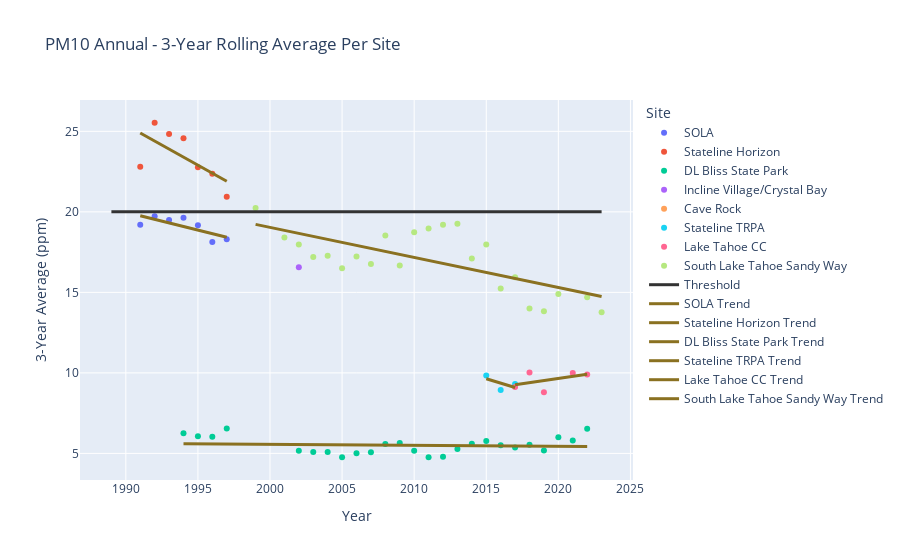

Here is the notebook cell this chart was saved with:
### Code cell
import pandas as pd
import plotly.express as px
import plotly.graph_objects as go
from scipy.stats import linregress

# Load the combined data
combined_df = pd.read_csv('C:\\Users\\snewsome\\Documents\\Threshold\\pm10combined_3_year_average.csv')

# Filter out "All Sites" to get only individual site data
per_site_df = combined_df[combined_df['Site'] != 'All Sites']

# Create a scatter plot for each site's rolling 3-year average
fig_per_site = px.scatter(
    per_site_df,
    x='Year',
    y='3_Year_Average',
    color='Site',
    title='PM10 Annual - 3-Year Rolling Average Per Site',
    labels={'3_Year_Average': '3-Year Average (ppm)', 'Year': 'Year'},
    hover_data={'Site': True}
)

# Update the hover template for each trace
fig_per_site.update_traces(hovertemplate='<br>%{y:.2f} ppm')

# Add a threshold line across all sites
threshold_value = 20  
fig_per_site.add_trace(go.Scatter(
    x=per_site_df['Year'].unique(),  # Unique years for the x-axis
    y=[threshold_value] * len(per_site_df['Year'].unique()),  # Threshold line across all years
    name="Threshold",
    line=dict(color='#333333', width=3),
    mode='lines',
    hovertemplate='Threshold:<br>%{y:.2f} ppm<extra></extra>'
))

# Calculate and add trendlines per site
for site in per_site_df['Site'].unique():
    site_data = per_site_df[per_site_df['Site'] == site]
    
    # Calculate the slope and intercept using linregress
    slope, intercept, r_value, p_value, std_err = linregress(site_data['Year'], site_data['3_Year_Average'])
    
    # Scatter plot with OLS trendline for each site
    fig_site_trend = px.scatter(site_data, x='Year', y='3_Year_Average', trendline='ols', trendline_color_override='#8a7121')
    
    # Extract the trendline trace for the site
    trendline_trace = fig_site_trend.data[1]
    
    # Update trendline trace with the calculated slope value in the hover template
    trendline_trace.update(
        showlegend=True,
        name=f"{site} Trend",
        line=dict(width=3),
        hovertemplate=f'{site} Trend:<br>Slope {slope:.2f}<extra></extra>'  # Fixed slope value in hover template
    )
    
    # Add the trendline trace to the main figure
    fig_per_site.add_trace(trendline_trace)

# Display the chart
fig_per_site.show()

### Figure 1 — Plotly figure (JSON) as saved in the notebook; plotly's stock layout.template omitted (floating-point values rounded to 4 significant figures)
{"data": [{"customdata": [["SOLA"], ["SOLA"], ["SOLA"], ["SOLA"], ["SOLA"], ["SOLA"], ["SOLA"], ["SOLA"], ["SOLA"]], "hovertemplate": "<br>%{y:.2f} ppm", "legendgroup": "SOLA", "marker": {"color": "#636efa", "symbol": "circle"}, "mode": "markers", "name": "SOLA", "orientation": "v", "showlegend": true, "type": "scatter", "x": [1989, 1990, 1991, 1992, 1993, 1994, 1995, 1996, 1997], "xaxis": "x", "y": [null, null, 19.2, 19.73, 19.5, 19.63, 19.17, 18.13, 18.3], "yaxis": "y"}, {"customdata": [["Stateline Horizon"], ["Stateline Horizon"], ["Stateline Horizon"], ["Stateline Horizon"], ["Stateline Horizon"], ["Stateline Horizon"], ["Stateline Horizon"], ["Stateline Horizon"], ["Stateline Horizon"]], "hovertemplate": "<br>%{y:.2f} ppm", "legendgroup": "Stateline Horizon", "marker": {"color": "#EF553B", "symbol": "circle"}, "mode": "markers", "name": "Stateline Horizon", "orientation": "v", "showlegend": true, "type": "scatter", "x": [1989, 1990, 1991, 1992, 1993, 1994, 1995, 1996, 1997], "xaxis": "x", "y": [null, null, 22.8, 25.53, 24.83, 24.57, 22.77, 22.37, 20.93], "yaxis": "y"}, {"customdata": [["DL Bliss State Park"], ["DL Bliss State Park"], ["DL Bliss State Park"], ["DL Bliss State Park"], ["DL Bliss State Park"], ["DL Bliss State Park"], ["DL Bliss State Park"], ["DL Bliss State Park"], ["DL Bliss State Park"], ["DL Bliss State Park"], ["DL Bliss State Park"], ["DL Bliss State Park"], ["DL Bliss State Park"], ["DL Bliss State Park"], ["DL Bliss State Park"], ["DL Bliss State Park"], ["DL Bliss State Park"], ["DL Bliss State Park"], ["DL Bliss State Park"], ["DL Bliss State Park"], ["DL Bliss State Park"], ["DL Bliss State Park"], ["DL Bliss State Park"], ["DL Bliss State Park"], ["DL Bliss State Park"], ["DL Bliss State Park"], ["DL Bliss State Park"], ["DL Bliss State Park"], ["DL Bliss State Park"], ["DL Bliss State Park"], ["DL Bliss State Park"], ["DL Bliss State Park"], ["DL Bliss State Park"]], "hovertemplate": "<br>%{y:.2f} ppm", "legendgroup": "DL Bliss State Park", "marker": {"color": "#00cc96", "symbol": "circle"}, "mode": "markers", "name": "DL Bliss State Park", "orientation": "v", "showlegend": true, "type": "scatter", "x": [1991, 1992, 1993, 1994, 1995, 1996, 1997, 1998, 1999, 2000, 2001, 2002, 2003, 2004, 2005, 2006, 2007, 2008, 2009, 2010, 2011, 2012, 2013, 2014, 2015, 2016, 2017, 2018, 2019, 2020, 2021, 2022, 2023], "xaxis": "x", "y": [null, null, null, 6.251, 6.067, 6.038, 6.539, null, null, null, null, 5.168, 5.091, 5.08, 4.765, 5.008, 5.076, 5.584, 5.647, 5.162, 4.761, 4.791, 5.279, 5.595, 5.763, 5.505, 5.372, 5.535, 5.183, 6, 5.8, 6.533, null], "yaxis": "y"}, {"customdata": [["Incline Village/Crystal Bay"], ["Incline Village/Crystal Bay"], ["Incline Village/Crystal Bay"], ["Incline Village/Crystal Bay"]], "hovertemplate": "<br>%{y:.2f} ppm", "legendgroup": "Incline Village/Crystal Bay", "marker": {"color": "#ab63fa", "symbol": "circle"}, "mode": "markers", "name": "Incline Village/Crystal Bay", "orientation": "v", "showlegend": true, "type": "scatter", "x": [1999, 2000, 2001, 2002], "xaxis": "x", "y": [null, null, null, 16.57], "yaxis": "y"}, {"customdata": [["Cave Rock"], ["Cave Rock"]], "hovertemplate": "<br>%{y:.2f} ppm", "legendgroup": "Cave Rock", "marker": {"color": "#FFA15A", "symbol": "circle"}, "mode": "markers", "name": "Cave Rock", "orientation": "v", "showlegend": true, "type": "scatter", "x": [2000, 2001], "xaxis": "x", "y": [null, null], "yaxis": "y"}, {"customdata": [["Stateline TRPA"], ["Stateline TRPA"], ["Stateline TRPA"], ["Stateline TRPA"], ["Stateline TRPA"]], "hovertemplate": "<br>%{y:.2f} ppm", "legendgroup": "Stateline TRPA", "marker": {"color": "#19d3f3", "symbol": "circle"}, "mode": "markers", "name": "Stateline TRPA", "orientation": "v", "showlegend": true, "type": "scatter", "x": [2013, 2014, 2015, 2016, 2017], "xaxis": "x", "y": [null, null, 9.843, 8.944, 9.304], "yaxis": "y"}, {"customdata": [["Lake Tahoe CC"], ["Lake Tahoe CC"], ["Lake Tahoe CC"], ["Lake Tahoe CC"], ["Lake Tahoe CC"], ["Lake Tahoe CC"], ["Lake Tahoe CC"], ["Lake Tahoe CC"], ["Lake Tahoe CC"], ["Lake Tahoe CC"], ["Lake Tahoe CC"]], "hovertemplate": "<br>%{y:.2f} ppm", "legendgroup": "Lake Tahoe CC", "marker": {"color": "#FF6692", "symbol": "circle"}, "mode": "markers", "name": "Lake Tahoe CC", "orientation": "v", "showlegend": true, "type": "scatter", "x": [2014, 2015, 2016, 2017, 2018, 2019, 2021, 2022, 2023, 2020, 2021], "xaxis": "x", "y": [null, null, null, 9.131, 10.03, 8.803, 10.0, 9.9, null, null, null], "yaxis": "y"}, {"customdata": [["South Lake Tahoe Sandy Way"], ["South Lake Tahoe Sandy Way"], ["South Lake Tahoe Sandy Way"], ["South Lake Tahoe Sandy Way"], ["South Lake Tahoe Sandy Way"], ["South Lake Tahoe Sandy Way"], ["South Lake Tahoe Sandy Way"], ["South Lake Tahoe Sandy Way"], ["South Lake Tahoe Sandy Way"], ["South Lake Tahoe Sandy Way"], ["South Lake Tahoe Sandy Way"], ["South Lake Tahoe Sandy Way"], ["South Lake Tahoe Sandy Way"], ["South Lake Tahoe Sandy Way"], ["South Lake Tahoe Sandy Way"], ["South Lake Tahoe Sandy Way"], ["South Lake Tahoe Sandy Way"], ["South Lake Tahoe Sandy Way"], ["South Lake Tahoe Sandy Way"], ["South Lake Tahoe Sandy Way"], ["South Lake Tahoe Sandy Way"], ["South Lake Tahoe Sandy Way"], ["South Lake Tahoe Sandy Way"], ["South Lake Tahoe Sandy Way"], ["South Lake Tahoe Sandy Way"], ["South Lake Tahoe Sandy Way"], ["South Lake Tahoe Sandy Way"], ["South Lake Tahoe Sandy Way"], ["South Lake Tahoe Sandy Way"], ["South Lake Tahoe Sandy Way"]], "hovertemplate": "<br>%{y:.2f} ppm", "legendgroup": "South Lake Tahoe Sandy Way", "marker": {"color": "#B6E880", "symbol": "circle"}, "mode": "markers", "name": "South Lake Tahoe Sandy Way", "orientation": "v", "showlegend": true, "type": "scatter", "x": [1994, 1996, 1998, 2000, 2002, 2004, 2006, 2008, 2010, 2012, 2014, 2016, 2018, 2020, 2022, 2023, 2021, 1995, 1997, 1999, 2001, 2003, 2005, 2007, 2009, 2011, 2013, 2015, 2017, 2019], "xaxis": "x", "y": [null, null, null, null, 17.97, 17.27, 17.23, 18.53, 18.73, 19.2, 17.1, 15.23, 14, 14.9, 14.7, 13.77, null, null, null, 20.23, 18.4, 17.2, 16.5, 16.77, 16.67, 18.97, 19.27, 17.97, 15.93, 13.83], "yaxis": "y"}, {"hovertemplate": "Threshold:<br>%{y:.2f} ppm<extra></extra>", "line": {"color": "#333333", "width": 3}, "mode": "lines", "name": "Threshold", "type": "scatter", "x": [1989, 1990, 1991, 1992, 1993, 1994, 1995, 1996, 1997, 1998, 1999, 2000, 2001, 2002, 2003, 2004, 2005, 2006, 2007, 2008, 2009, 2010, 2011, 2012, 2013, 2014, 2015, 2016, 2017, 2018, 2019, 2020, 2021, 2022, 2023], "y": [20, 20, 20, 20, 20, 20, 20, 20, 20, 20, 20, 20, 20, 20, 20, 20, 20, 20, 20, 20, 20, 20, 20, 20, 20, 20, 20, 20, 20, 20, 20, 20, 20, 20, 20]}, {"hovertemplate": "SOLA Trend:<br>Slope nan<extra></extra>", "legendgroup": "", "line": {"color": "#8a7121", "width": 3}, "marker": {"color": "#636efa", "symbol": "circle"}, "mode": "lines", "name": "SOLA Trend", "showlegend": true, "type": "scatter", "x": [1991, 1992, 1993, 1994, 1995, 1996, 1997], "xaxis": "x", "y": [19.76, 19.54, 19.32, 19.1, 18.87, 18.65, 18.43], "yaxis": "y"}, {"hovertemplate": "Stateline Horizon Trend:<br>Slope nan<extra></extra>", "legendgroup": "", "line": {"color": "#8a7121", "width": 3}, "marker": {"color": "#636efa", "symbol": "circle"}, "mode": "lines", "name": "Stateline Horizon Trend", "showlegend": true, "type": "scatter", "x": [1991, 1992, 1993, 1994, 1995, 1996, 1997], "xaxis": "x", "y": [24.9, 24.4, 23.9, 23.4, 22.9, 22.4, 21.9], "yaxis": "y"}, {"hovertemplate": "DL Bliss State Park Trend:<br>Slope nan<extra></extra>", "legendgroup": "", "line": {"color": "#8a7121", "width": 3}, "marker": {"color": "#636efa", "symbol": "circle"}, "mode": "lines", "name": "DL Bliss State Park Trend", "showlegend": true, "type": "scatter", "x": [1994, 1995, 1996, 1997, 2002, 2003, 2004, 2005, 2006, 2007, 2008, 2009, 2010, 2011, 2012, 2013, 2014, 2015, 2016, 2017, 2018, 2019, 2020, 2021, 2022], "xaxis": "x", "y": [5.601, 5.595, 5.589, 5.582, 5.55, 5.544, 5.538, 5.531, 5.525, 5.519, 5.512, 5.506, 5.5, 5.493, 5.487, 5.481, 5.474, 5.468, 5.461, 5.455, 5.449, 5.442, 5.436, 5.43, 5.423], "yaxis": "y"}, {"hovertemplate": "Incline Village/Crystal Bay Trend:<br>Slope nan<extra></extra>", "legendgroup": "", "line": {"color": "#8a7121", "width": 3}, "marker": {"color": "#636efa", "symbol": "circle"}, "mode": "lines", "name": "Incline Village/Crystal Bay Trend", "showlegend": true, "type": "scatter", "xaxis": "x", "yaxis": "y"}, {"hovertemplate": "Cave Rock Trend:<br>Slope nan<extra></extra>", "legendgroup": "", "line": {"color": "#8a7121", "width": 3}, "marker": {"color": "#636efa", "symbol": "circle"}, "mode": "lines", "name": "Cave Rock Trend", "showlegend": true, "type": "scatter", "xaxis": "x", "yaxis": "y"}, {"hovertemplate": "Stateline TRPA Trend:<br>Slope nan<extra></extra>", "legendgroup": "", "line": {"color": "#8a7121", "width": 3}, "marker": {"color": "#636efa", "symbol": "circle"}, "mode": "lines", "name": "Stateline TRPA Trend", "showlegend": true, "type": "scatter", "x": [2015, 2016, 2017], "xaxis": "x", "y": [9.633, 9.363, 9.094], "yaxis": "y"}, {"hovertemplate": "Lake Tahoe CC Trend:<br>Slope nan<extra></extra>", "legendgroup": "", "line": {"color": "#8a7121", "width": 3}, "marker": {"color": "#636efa", "symbol": "circle"}, "mode": "lines", "name": "Lake Tahoe CC Trend", "showlegend": true, "type": "scatter", "x": [2017, 2018, 2019, 2021, 2022], "xaxis": "x", "y": [9.258, 9.389, 9.52, 9.783, 9.915], "yaxis": "y"}, {"hovertemplate": "South Lake Tahoe Sandy Way Trend:<br>Slope nan<extra></extra>", "legendgroup": "", "line": {"color": "#8a7121", "width": 3}, "marker": {"color": "#636efa", "symbol": "circle"}, "mode": "lines", "name": "South Lake Tahoe Sandy Way Trend", "showlegend": true, "type": "scatter", "x": [1999, 2001, 2002, 2003, 2004, 2005, 2006, 2007, 2008, 2009, 2010, 2011, 2012, 2013, 2014, 2015, 2016, 2017, 2018, 2019, 2020, 2022, 2023], "xaxis": "x", "y": [19.22, 18.85, 18.66, 18.47, 18.29, 18.1, 17.91, 17.73, 17.54, 17.35, 17.17, 16.98, 16.79, 16.61, 16.42, 16.23, 16.05, 15.86, 15.67, 15.49, 15.3, 14.93, 14.74], "yaxis": "y"}], "layout": {"legend": {"title": {"text": "Site"}, "tracegroupgap": 0}, "title": {"text": "PM10 Annual - 3-Year Rolling Average Per Site"}, "xaxis": {"anchor": "y", "domain": [0, 1], "title": {"text": "Year"}}, "yaxis": {"anchor": "x", "domain": [0, 1], "title": {"text": "3-Year Average (ppm)"}}}}
